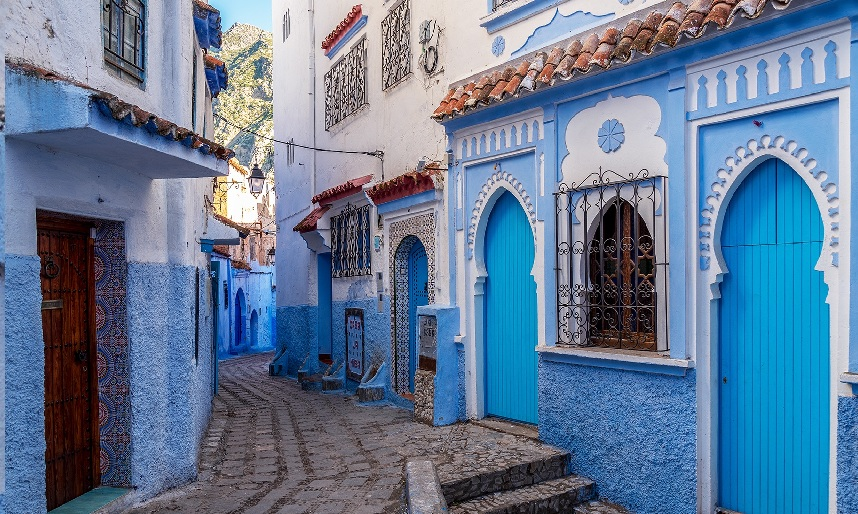
#> input picture Tps/TP8/Part 2 codes TP 8/exercice 5/image.jpg, 858 x 514 px
$ python exo5.py
#> lines starting #> are read from the running program, lines starting #| are printed output that depends on the picture
import cv2
import matplotlib.pyplot as plt

image = cv2.imread("image.jpg")
#> image is the input picture: shape (514, 858, 3); mean B, G, R 150.3, 123.2, 100.6

gray = cv2.cvtColor(image, cv2.COLOR_BGR2GRAY)
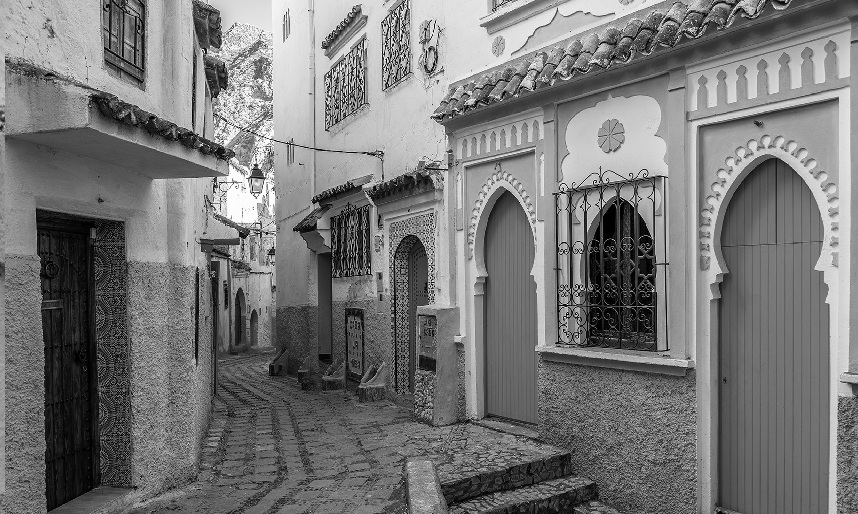
#> gray: shape (514, 858); min 0, max 255, mean 119.5

sift = cv2.SIFT_create()

keypoints, descriptors = sift.detectAndCompute(
    gray,
    None
)
#> keypoints = 2479 keypoints; strongest (x, y, size): (256, 165, 2.4), (565, 305, 2.1), (201, 145, 1.8), (430, 49, 2.2)

print("Nombre de keypoints :", len(keypoints))
#| Nombre de keypoints : 2479
print("Taille des descripteurs :", descriptors.shape)
#| Taille des descripteurs : (2479, 128)

result = cv2.drawKeypoints(
    image,
    keypoints,
    None,
    flags=cv2.DRAW_MATCHES_FLAGS_DRAW_RICH_KEYPOINTS
)
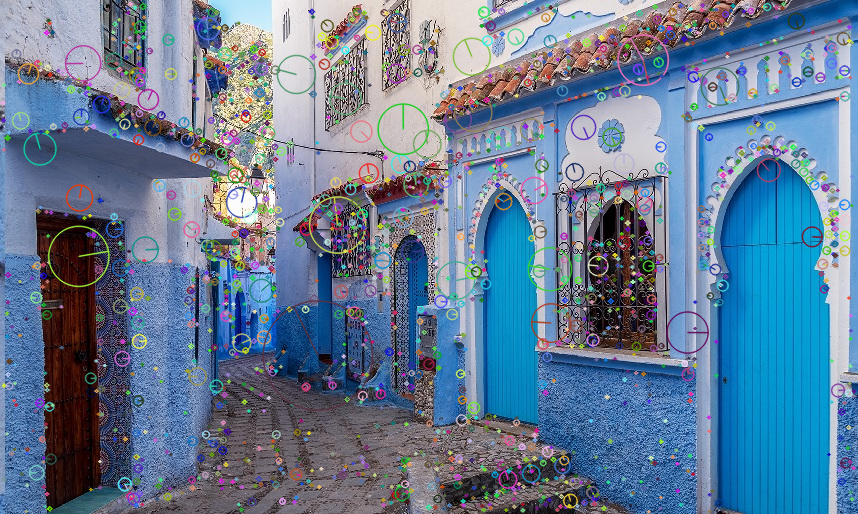
#> result: shape (514, 858, 3); mean B, G, R 149.3, 124.2, 101.7

plt.figure(figsize=(10,8))
plt.imshow(cv2.cvtColor(result, cv2.COLOR_BGR2RGB))
cv2.imwrite("keypoints with SIFT.jpg", result)
plt.axis("off")
plt.show()
